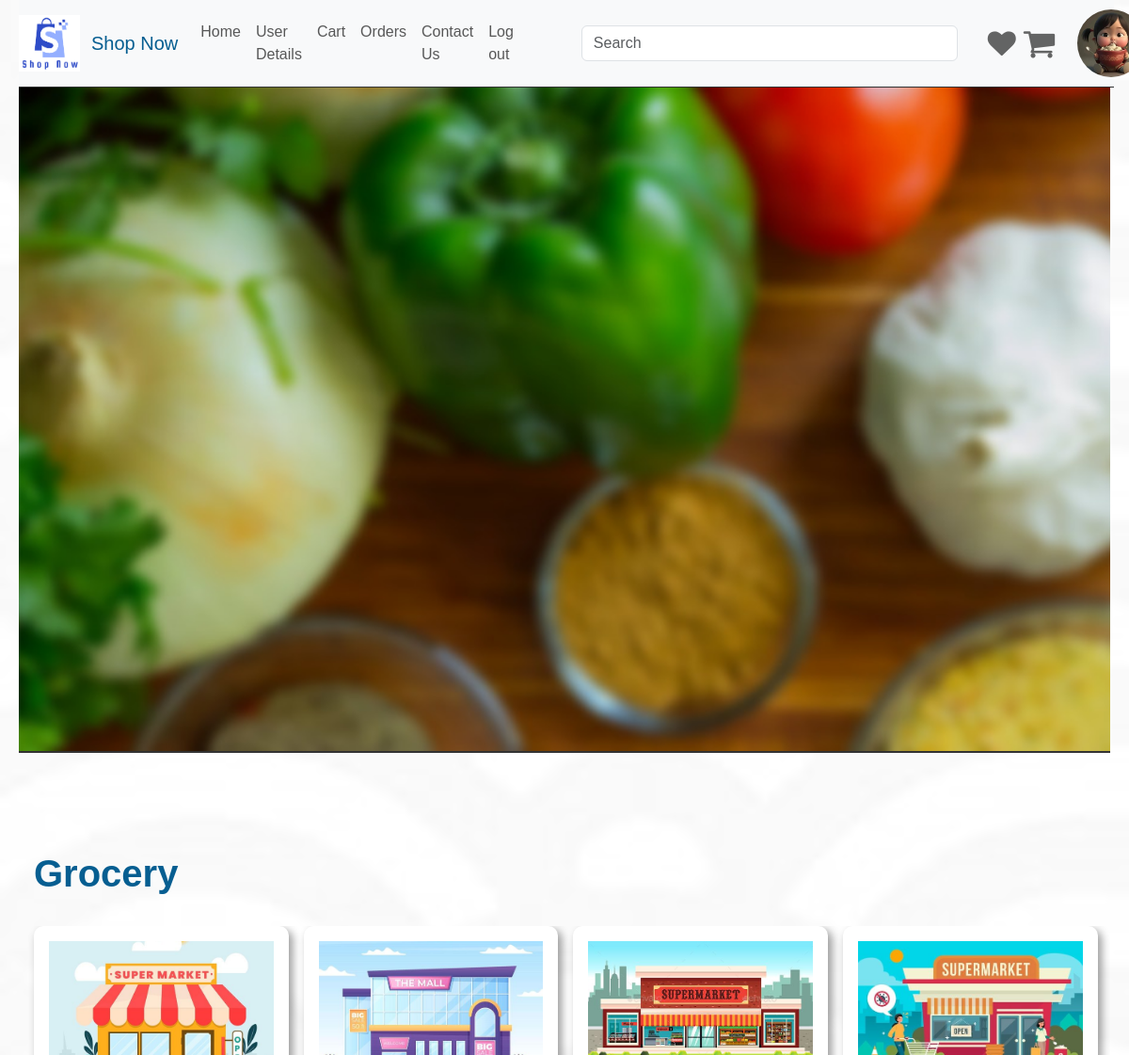
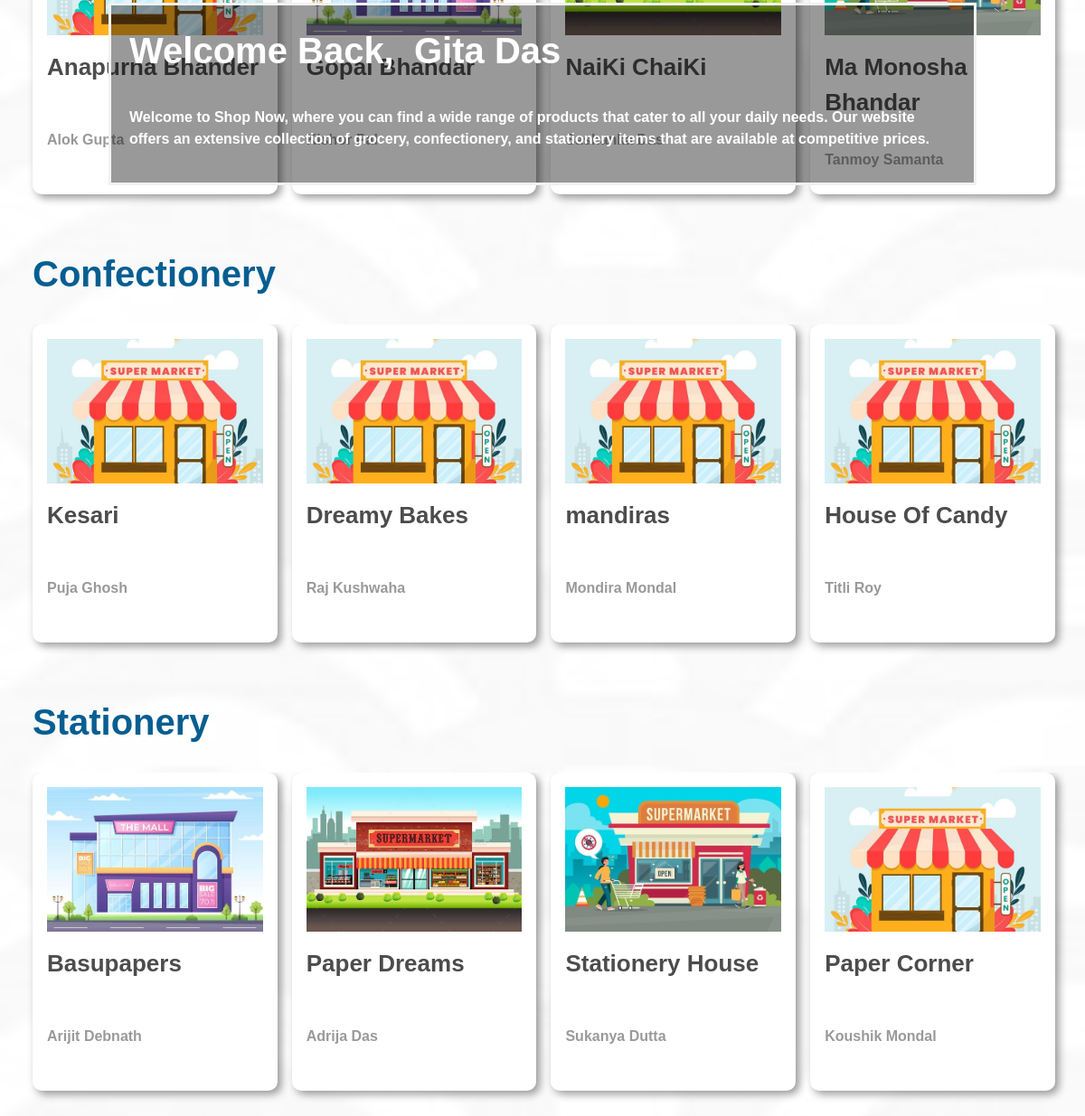
Screenshot of /BuyerHomepage.php (signed in) with the database file from the repository (2 pictures, top to bottom).
### tables this page shows
CREATE TABLE `buyerdetails` (
  `Serial_no` int(11) NOT NULL,
  `Name` varchar(255) NOT NULL,
  `Gender` varchar(25) NOT NULL,
  `Email` varchar(255) NOT NULL,
  `Username` varchar(255) NOT NULL,
  `Password` varchar(255) NOT NULL,
  `Phone_no` varchar(25) NOT NULL,
  `City` varchar(255) NOT NULL,
  `Address` varchar(256) NOT NULL,
  `State` varchar(256) NOT NULL,
  `Photo_Id` varchar(255) NOT NULL,
  `Allow` varchar(255) DEFAULT NULL,
  `Question` varchar(255) NOT NULL,
  `Answer` varchar(255) NOT NULL
);

CREATE TABLE `sellerdetails` (
  `Serial_no` int(255) NOT NULL,
  `Name` varchar(255) DEFAULT NULL,
  `Gender` varchar(10) NOT NULL,
  `Email` varchar(255) DEFAULT NULL,
  `Username` varchar(256) DEFAULT NULL,
  `Password` varchar(256) DEFAULT NULL,
  `Phone` varchar(255) DEFAULT NULL,
  `Shop_name` varchar(256) DEFAULT NULL,
  `Shop_Type` varchar(255) NOT NULL,
  `Address` varchar(256) DEFAULT NULL,
  `State` varchar(256) DEFAULT NULL,
  `Photo_Id` varchar(256) NOT NULL,
  `Allow` varchar(255) DEFAULT NULL,
  `Identity` varchar(255) NOT NULL,
  `Question` varchar(255) NOT NULL,
  `Answer` varchar(255) NOT NULL
);

### BuyerHomepage.php (the view, shortened to what this page needs)
<?php
include_once('database.php');
?>
<html>
    <head>
    <link rel="stylesheet" href="#">
    <link rel="stylesheet" href="style.css">
<link rel="stylesheet" href="https://cdnjs.cloudflare.com/ajax/libs/font-awesome/4.7.0/css/font-awesome.min.css">
    <link href="https://cdn.jsdelivr.net/npm/bootstrap@5.3.0-alpha1/dist/css/bootstrap.min.css" rel="stylesheet">
    </head>
    <body style="background-color:hsl(0,0%,95%); margin:0 20px; font-family: 'Gill Sans', 'Gill Sans MT', Calibri, 'Trebuchet MS', sans-serif; " onload="myFunction()">
<?php
$email=$_SESSION['buyer'];
$sql="SELECT * FROM buyerdetails WHERE Email='$email'";
$result=mysqli_query($conn,$sql);
if(mysqli_num_rows($result)>0){
    while($row=mysqli_fetch_assoc($result)){
        $bn=$row['Name'];
        $bgn=$row['Gender'];
        $bpid=$row['Photo_Id'];
        if(!empty($bpid)){
            $photo="buyerUpload/".$bpid;
        }
        else{
            $bgn=strtolower($bgn);
            $photo="uploads/".$bgn.".jpg";
        }
      }
}
else{
    echo "<div  class='alert alert-danger' role='alert'>Something went wrong. Please try again later!!
  </div>";
}
?>
    <nav class="navbar navbar-expand-lg navbar-light bg-light  pr-4" style="z-index:99; border-bottom:1px solid rgb(0,0,0,.800);position:fixed; width:97%" >
    <img src="uploads/logo.jpg" height="60rem" width="65rem" class="logo mt-2 mb-2 ml-2">
  <a class="navbar-brand" href="index.php" style="color:rgb(6, 94, 145) ;padding-left: 1vw; "> Shop Now</a>
  <div class="collapse navbar-collapse" id="navbarSupportedContent">
    <ul class="navbar-nav mr-4">
      <li class="nav-item active">
        <a class="nav-link " href="BuyerHomepage.php">Home</a>
      </li>
      <li class="nav-item">
        <a class="nav-link " href="BuyerUserDetails.php">User Details</a>
      </li>
      <li class="nav-item">
        <a class="nav-link "  href="BuyerCart.php" >Cart</a>
      </li>
      <li class="nav-item">
        <a class="nav-link "  href="BuyerOrders.php"  >Orders</a>
      </li>
      <li>
      <a class="nav-link" href="BuyerContactUs.php" >Contact Us</a>
      </li>
      <li class="nav-item">
        <a class="nav-link " href="logout.php">Log out</a>
      </li>
    </ul>
 <div style="margin:0 0 0 4rem "> <div class="input-group float-right ml-3" id="liveSearchResult" style="disply:flex;width:25rem;position:relative;float:right;">
  <input type="text" class="form-control rounded ml-4 float-right" id="search"  placeholder="Search" aria-label="Search" aria-describedby="search-addon" />
</div></div>
<div class="float-right icon">
  <a href="BuyerWishList.php"><i class=" fa fa-thin fa-heart " style="font-size:30px;margin:0 0 0 4vh;color:rgb(0,0,0,0.600)"></i></a></div>
<div class="float-right ">
  <a href="BuyerCart.php"><i class="fa fa-shopping-cart icon" style="font-size:36px;margin:0 1vh 0 1vh;color:rgb(0,0,0,0.600)"></i></a></div>
  <div class="float-right">
  <a href="BuyerUserDetails.php" style="display:flex;"><img src="<?php echo $photo ?>" style="height:9vh; width:9vh; object-fit: cover;  border-radius: 50px; margin-left:2vh; cursor:pointer"></a></div>
</nav>
<div class="main" style="display:block">
<div class="bg-image "
     style="background-image: url('uploads/CustomerBG.jpg');
            ">
</div>
<?php
$be=$_SESSION['buyer'];
$sql="SELECT * FROM buyerdetails WHERE Email='$be'";
$result=mysqli_query($conn,$sql);
if(mysqli_num_rows($result)>0){
  while($row=mysqli_fetch_assoc($result)){
    $bn=$row['Name'];
  }
}
?>
<div class="bg-text">
  <p style="margin: 0 0 2rem 0; font-size:40px">Welcome Back,&nbsp; <?php echo $bn;  ?></p>
  <p>Welcome to Shop Now, where you can find a wide range of products that cater to all your daily needs. Our website offers an extensive collection of grocery, confectionery, and stationery items that are available at competitive prices.</p>
</div>
<br>
</div>
<?php
if(!isset($_POST['btn0']) and !isset($_POST['btn1']) and !isset($_POST['btn2']) and !isset($_POST['btn3'])){
  ?>
 <h1 style="color:rgb(6, 94, 145) ;padding: 0 1rem;  margin:5rem 0 2rem 0"><b>Grocery</b></h1>
<div class="media-scroller snap-inline" id="scroll">
  <?php
$sql="SELECT * FROM sellerdetails WHERE Shop_Type='Grocery'  AND Allow='allowed'";
$result=mysqli_query($conn,$sql);
if(mysqli_num_rows($result)>0){
  while($row=mysqli_fetch_assoc($result)){
    $se=$row['Email'];
    $ssh=$row['Shop_name'];
     $sn=$row['Name'];
     $ph=array('uploads/shop1.jpg','uploads/shop2.jpg','uploads/shop3.jpg','uploads/shop4.jpg');
?>
 <a href="BuyerPage.php?id=<?php echo $se; ?>" style="text-decoration:none">
    <div class="media-element">
        <img src="<?php echo $ph[rand(0,count($ph)-1)]?>" height="20rem" width="20rem" alt="">
        <p style="font-weight:bolder; font-size:26px; color:rgb(0,0,0,0.700)"><?php echo $ssh ?> </p>
<p style="font-weight:bolder; font-size:16px; color:rgb(0,0,0,0.400)"><?php echo $sn ?> </p>
        </div>
  </a>
<?php
    }
  }
  else{
    echo "
    <div class='alert alert-secondary' role='alert' style='font-size:24px'>
    Nothing to show..
  </div>";
  }
?>
</div>
  <h1 style="color:rgb(6, 94, 145) ;padding: 0 1rem;  margin:2rem 0"><b>Confectionery</b></h1>
<div class="media-scroller snap-inline" id="scroll">
  <?php
$sql="SELECT * FROM sellerdetails WHERE Shop_Type='Confectionery'  AND Allow='allowed'";
$result=mysqli_query($conn,$sql);
if(mysqli_num_rows($result)>0){
  while($row=mysqli_fetch_assoc($result)){
    $se=$row['Email'];
    $ssh=$row['Shop_name'];
     $sn=$row['Name'];
     $ph=array('uploads/shop1.jpg','uploads/shop2.jpg','uploads/shop3.jpg','uploads/shop4.jpg');
?>
 <a href="BuyerPage.php?id=<?php echo $se; ?>" style="text-decoration:none">
    <div class="media-element">
        <img src="<?php echo $ph[rand(0,count($ph)-1)]?>" height="20rem" width="20rem" alt="">
        <p style="font-weight:bolder; font-size:26px; color:rgb(0,0,0,0.700)"><?php echo $ssh ?> </p>
<p style="font-weight:bolder; font-size:16px; color:rgb(0,0,0,0.400)"><?php echo $sn ?> </p>
        </div>
  </a>
<?php
        }
      }
      else{
        echo "
        <div class='alert alert-secondary' role='alert' style='font-size:24px'>
        Nothing to show..
      </div>";
      }
?>
</div>
<h1 style="color:rgb(6, 94, 145) ;padding: 0 1rem;  margin:2rem 0"><b>Stationery</b></h1>
<div class="media-scroller snap-inline" id="scroll">
  <?php
$sql="SELECT * FROM sellerdetails WHERE Shop_Type='Stationery'  AND Allow='allowed'";
$result=mysqli_query($conn,$sql);
if(mysqli_num_rows($result)>0){
  while($row=mysqli_fetch_assoc($result)){
    $se=$row['Email'];
    $ssh=$row['Shop_name'];
     $sn=$row['Name'];
     $ph=array('uploads/shop1.jpg','uploads/shop2.jpg','uploads/shop3.jpg','uploads/shop4.jpg');
?>
 <a href="BuyerPage.php?id=<?php echo $se; ?>" style="text-decoration:none">
    <div class="media-element">
        <img src="<?php echo $ph[rand(0,count($ph)-1)]?>" height="25px" width="25px" alt="">
        <p style="font-weight:bolder; font-size:26px; color:rgb(0,0,0,0.700)"><?php echo $ssh ?> </p>
<p style="font-weight:bolder; font-size:16px; color:rgb(0,0,0,0.400)"><?php echo $sn ?> </p>
        </div>
  </a>
<?php
        }
      }
      else{
        echo "
        <div class='alert alert-secondary' role='alert' style='font-size:24px'>
        Nothing to show..
      </div>";
      }
    }
?>
</div>
    </body></html>

### style.css (style rules this page uses)
* { margin: 0; padding: 0; }

### BuyerHomepage.php (style rules this page uses)
* { padding:0; margin:0; }
body { background-color:rgba(88, 88, 88, 0.856); background-size: cover; background-image:url("uploads/b1.jpg"); background-blend-mode: lighten; }
.media-scroller { --spacer: 1rem; display: grid; gap: 1rem; grid-auto-flow: column; grid-auto-columns: 24%; height:21rem; padding: 0 1rem 1rem; overflow-x:auto; overscroll-behavior-inline: contain; height: 24rem; }
.media-element { display: grid; grid-template-rows: min-content; gap: 1rem; padding:1rem; height:22rem; background:white; border-radius: 10px; box-shadow: 4px 4px 10px rgb(0,0,0,0.400); }
.media-element > img { inline-size: 100%; aspect-ratio: 16/9; object-fit: cover; height: 10em; }
.bg-image { height: 100%; border-bottom: 2px solid rgb(0,0,0,0.800); background-position: center; background-repeat: no-repeat; background-size: cover; }
.bg-text { background-color: rgb(0,0,0); background-color: rgba(0,0,0, 0.4); color: white; font-weight: bold; border: 3px solid #f1f1f1; position: absolute; top: 50%; left: 50%; transform: translate(-50%, -50%); z-index: 2; width: 80%; padding: 20px; margin-top: 2.8rem; justify-content: center; }

### rows the page displays
buyerdetails: Photo_Id (picture), Name "Gita Das"
sellerdetails: shows a picture, Shop_name "Anapurna Bhander", Name "Alok Gupta"
sellerdetails: shows a picture, Shop_name "Gopal Bhandar", Name "Kishor Pal"
sellerdetails: shows a picture, Shop_name "NaiKi ChaiKi", Name "Sashanka Das"
sellerdetails: shows a picture, Shop_name "Ma Monosha Bhandar", Name "Tanmoy Samanta"
sellerdetails: Shop_name "Kesari", Name "Puja Ghosh"
sellerdetails: Shop_name "Dreamy Bakes", Name "Raj Kushwaha"
sellerdetails: Shop_name "mandiras", Name "Mondira Mondal"
sellerdetails: Shop_name "House Of Candy", Name "Titli Roy"
sellerdetails: shows a picture, Shop_name "Basupapers", Name "Arijit Debnath"
sellerdetails: shows a picture, Shop_name "Paper Dreams", Name "Adrija Das"
sellerdetails: shows a picture, Shop_name "Stationery House", Name "Sukanya Dutta"
sellerdetails: shows a picture, Shop_name "Paper Corner", Name "Koushik Mondal"
